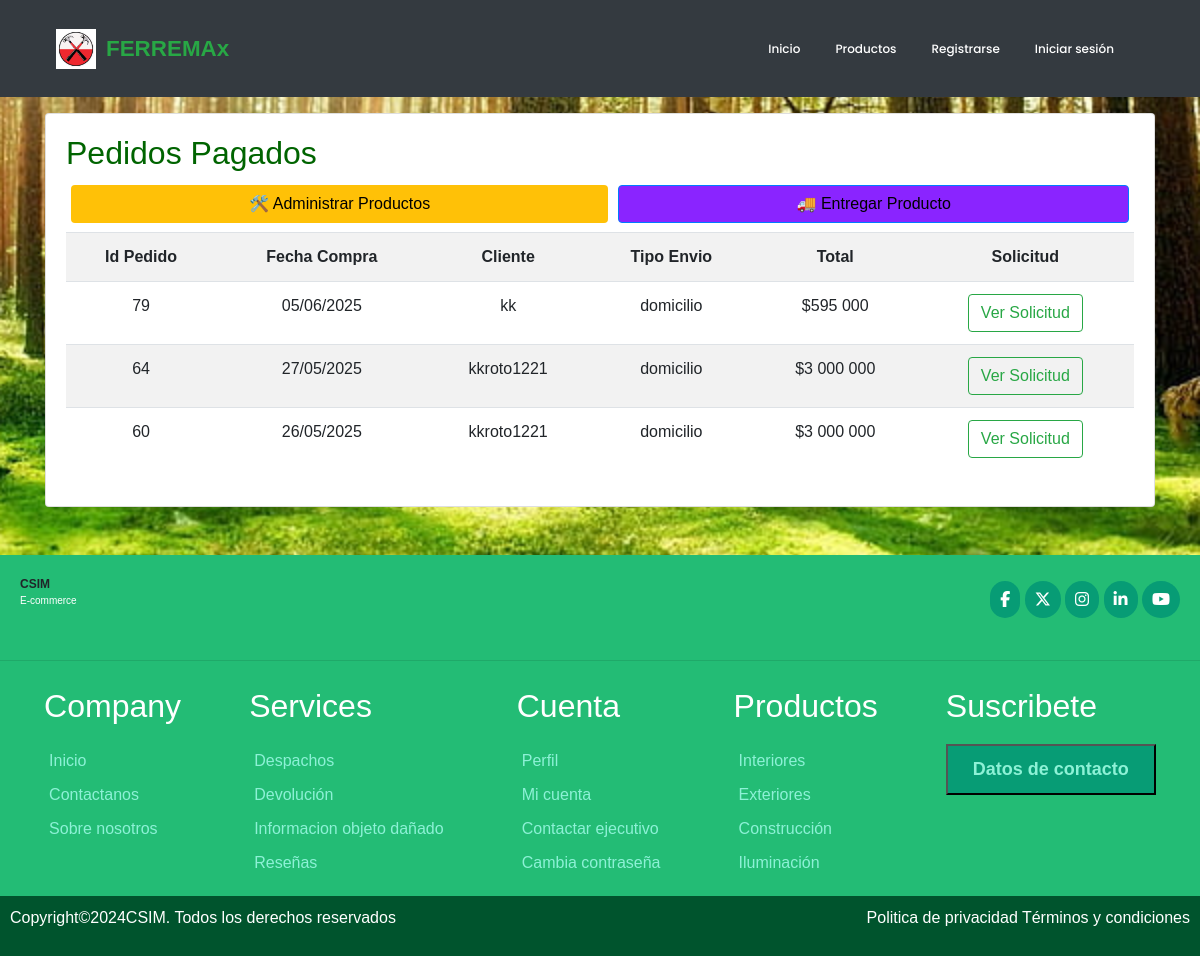
The app's page /vendedor/ with its own data.
### ferreteria/models.py (models this page shows, shortened)
class Pedido(models.Model):
    id_pedido = models.AutoField(primary_key=True)
    user = models.ForeignKey(User, on_delete=models.CASCADE, default=1)
    fecha_compra = models.DateTimeField(auto_now_add=True)
    ESTADOS_PEDIDO = [
        ('creado', 'Creado'),
        ('pendiente', 'Pendiente'),
        ('pagado', 'Pagado'),
        ('rechazado','Pago Rechazado'),
        ('preparando', 'Preparando orden'),
        ('despachado', 'Despachado'),
        ('entregado', 'Entregado'),
    ]
    estado = models.CharField(max_length=20, choices = ESTADOS_PEDIDO, default='creado')
    OPCIONES_ENVIO = [
        ('retiro', 'Retiro en tienda ($0)'),
        ('domicilio', 'Despacho a domicilio ($5.000)'),
    ]
    tipo_envio = models.CharField(max_length=20, choices=OPCIONES_ENVIO,default='retiro')
    TIPO_PAGO = [
        ('transferencia', 'Transferencia'),
        ('tarjeta', 'Tarjeta'),
    ]
    tipo_pago = models.CharField(max_length=20,choices=TIPO_PAGO,default='transferencia')
    total = models.BigIntegerField()

### ferreteria/views.py (the view)
# urls.py: path('vendedor/', views.vendedor_view, name="vendedor"),
def vendedor_view(request):
    estado= "pagado"
    pedidos = Pedido.objects.filter(estado=estado).order_by('-fecha_compra')
    data = {}
    data = {'pedido':pedidos}
    return render(request, 'vendedor.html', data)

### ferreteria/context_processor.py (called while the page is built, shortened)
def total_carrito(request):
    total = 0
    return {'total_carrito':int(total)}

### ferreteria/templates/vendedor.html (shortened to what this page needs)
{% extends 'base.html' %}
{% load static %}
{% block css %}
<link rel="stylesheet" href="{% static 'css/estilo.css' %}">
{% endblock %}
{% block contenido %}
{% load humanize %}
<div class="container my-3">
    <div class="card mb-3">
        <div class="card-body">
            <h2 style="color: darkgreen;">Pedidos Pagados</h2>
            <div class="d-flex flex-column flex-md-row justify-content-between mb-1 ">
                <a href="{% url 'lista' %}" class="btn btn-admin btn-productos flex-fill text-nowrap" style=" margin: 5px 5px;">🛠️ Administrar Productos</a>
                <a href="{% url 'entregas' %}" class="btn btn-primary btn-entregas flex-fill text-nowrap" style=" margin: 5px 5px;" >🚚 Entregar Producto </a>
            </div>
            <div class="table-responsive">
                    <table class="table table-striped table-hover text-center align-middle">
                        <tr>
                            <th>Id Pedido</th>
                            <th>Fecha Compra</th>
                            <th>Cliente</th>
                            <th class="d-none d-md-table-cell">Tipo Envio</th>
                            <th>Total</th>
                            <th>Solicitud</th>
                        </tr>
                            {% for p in pedido %}
                        <tr>
                            <td>{{p.id_pedido}}</td>
                            <td data-label="Fecha">
                                <span class="d-none d-md-inline">{{ p.fecha_compra|date:"d/m/Y" }}</span>
                            </td>
                            <td> {{ p.user }}</td>
                            <td class="d-none d-md-table-cell">{{p.tipo_envio}}</td>
                            <td>${{p.total | intcomma}}</td>
                            <td><a href="{% url 'vendedorDetalle' p.id_pedido %}" class="btn btn-outline-success">Ver Solicitud</a></td>
                        </tr>
                        {% endfor %}
                    </table>
                </div>
        </div>
    </div>
</div>
{% endblock %}

### ferreteria/static/css/estilo.css (style rules this page uses)
* { margin: 0; padding: 0; box-sizing: border-box; font-family: sans-serif; }
body { font-family: "Poppins", sans-serif; background: url(../img/foto2.jpg) no-repeat center center fixed; background-size: cover; background-position: center; width: 100%; }
.btn-productos { background-color: #ffc107; color: black; }
.btn-entregas { background-color: #8a24ff; color: black; }

### records on screen
Pedido: id_pedido "79", fecha_compra "05/06/2025", user "kk", tipo_envio "domicilio", total "595 000"
Pedido: id_pedido "64", fecha_compra "27/05/2025", user "kkroto1221", tipo_envio "domicilio", total "3 000 000"
Pedido: id_pedido "60", fecha_compra "26/05/2025", user "kkroto1221", tipo_envio "domicilio", total "3 000 000"
